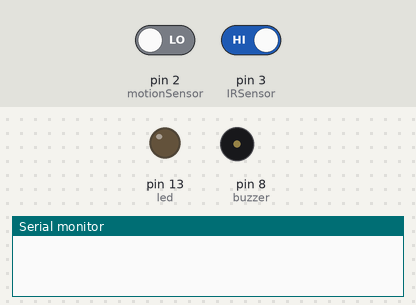
Simulated run of this sketch. Board: Arduino Uno, built with avr-gcc and run on an emulated ATmega328P. On the bench: output pins drawn as LEDs (lit = HIGH), buzzer (waves = sounding, pin HIGH), the last lines printed to the serial monitor. The test bench sets the inputs (shaded band); at power-on: pin 2 (motionSensor) LOW, pin 3 (IRSensor) HIGH.

Above: at 1.2 s.
1.3 s: pin 2 (motionSensor) driven HIGH
At 2.1 s:
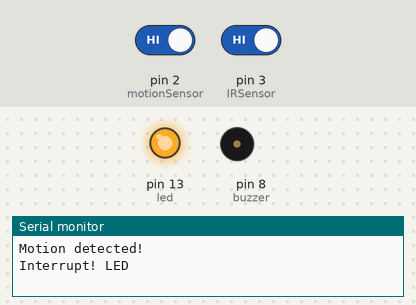
2.8 s: pin 3 (IRSensor) driven LOW
At 3.2 s:
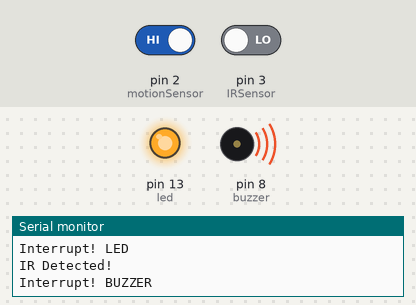
4.3 s: pin 2 (motionSensor) driven LOW
At 5.5 s:
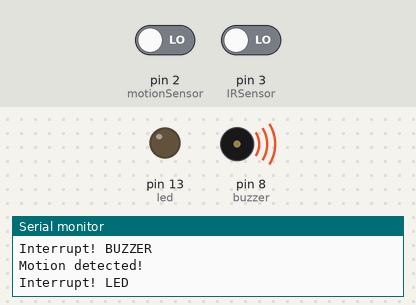
5.8 s: pin 3 (IRSensor) driven HIGH
At 6.7 s:
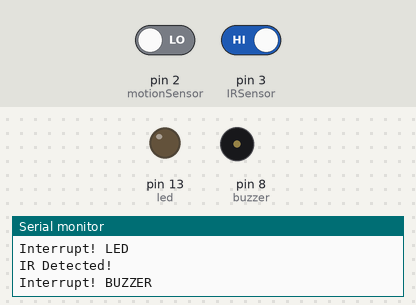
Timing chart, 0 to 8.3 s (numbered marks = the images above; inputs shaded):
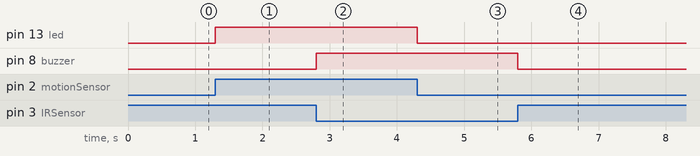

The sketch:

Task_1.3C.ino
```cpp
const int motionSensor = 2;
const int buzzer = 8;
const int IRSensor = 3;
int led = 13;

uint8_t motionState = LOW;
uint8_t IRState = LOW;


void setup() {

  pinMode(buzzer, OUTPUT);
  pinMode(led,OUTPUT);
  pinMode(IRSensor, INPUT_PULLUP);
  pinMode(motionSensor, INPUT);    // initialize sensor as an input

  Serial.begin(9600);        // initialize serial

  attachInterrupt(digitalPinToInterrupt(motionSensor), motion, CHANGE);
  attachInterrupt(digitalPinToInterrupt(IRSensor), IR, CHANGE);

}

void loop(){

  delay(500);

}

void motion(){
  motionState = !motionState;
  Serial.println("Motion detected!");
  digitalWrite(led, motionState);
  Serial.println("Interrupt! LED");

}

void IR(){
  IRState = !IRState;
  Serial.println("IR Detected!");
  digitalWrite(buzzer, IRState);
  Serial.println("Interrupt! BUZZER");

}
```

Measured:
- after the input at 1.3 s, pin 13 (led): LOW → HIGH at once
- after the input at 2.8 s, pin 8 (buzzer): LOW → HIGH at once
- after the input at 4.3 s, pin 13 (led): HIGH → LOW at once
- after the input at 5.8 s, pin 8 (buzzer): HIGH → LOW at once
